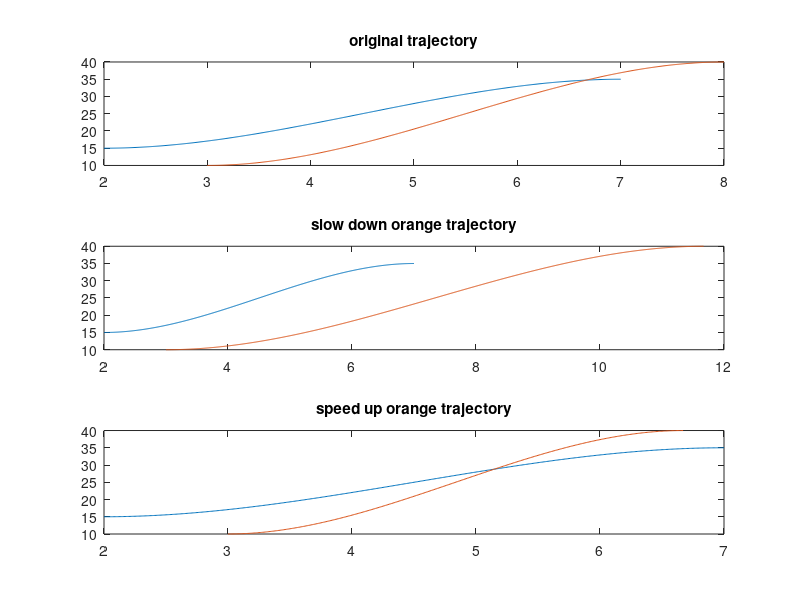

MATLAB code for this plot:
a=[15,10];
b=[35,40];
t1=[2,3];
t2=[7,8];
figure
subplot(311)
for i=1:2
    t=t1(i):0.01:t2(i);
    ft=a(i)+(a(i)-b(i))*(t-t1(i)).^2.*(2*(t-t1(i))-3*(t2(i)-t1(i)))/(t2(i)-t1(i))^3;
    plot(t,ft);
    hold on
end

title('original trajectory')
start=max(t1);
final=min(t2);
pos=0;dis=1000000;
for t=start:0.01:final
    ft1=a(1)+(a(1)-b(1))*(t-t1(1)).^2.*(2*(t-t1(1))-3*(t2(1)-t1(1)))/(t2(1)-t1(1))^3;
    ft2=a(2)+(a(2)-b(2))*(t-t1(2)).^2.*(2*(t-t1(2))-3*(t2(2)-t1(2)))/(t2(2)-t1(2))^3;
    if abs(ft1-ft2)<dis
        dis=abs(ft1-ft2);
        pos=t;
    end
end

subplot(312)
t2=[t2(1),t2(2)+pos-t1(2)];
for i=1:2
    t=t1(i):0.01:t2(i);
    ft=a(i)+(a(i)-b(i))*(t-t1(i)).^2.*(2*(t-t1(i))-3*(t2(i)-t1(i)))/(t2(i)-t1(i))^3;
    plot(t,ft);
    hold on
end
title('slow down orange trajectory')
subplot(313)
t2=[t2(1),pos];
for i=1:2
    t=t1(i):0.01:t2(i);
    ft=a(i)+(a(i)-b(i))*(t-t1(i)).^2.*(2*(t-t1(i))-3*(t2(i)-t1(i)))/(t2(i)-t1(i))^3;
    plot(t,ft);
    hold on
end
title('speed up orange trajectory')